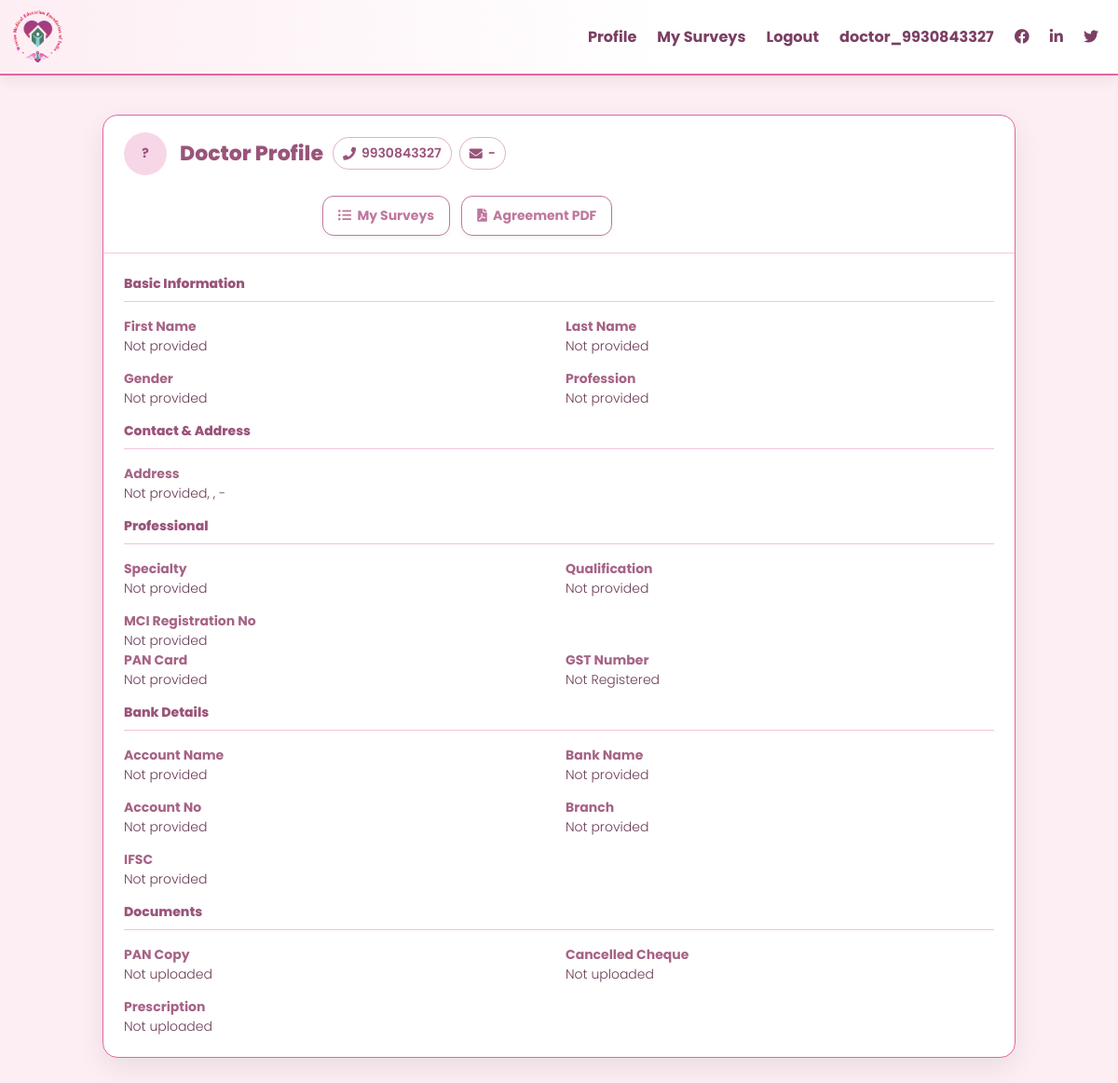
The app's page /doctor_profile/view/ (signed in) with its own data.
### wtestapp/models.py (models this page shows, shortened)
class Doctor(models.Model):
    user = models.OneToOneField(User, on_delete=models.CASCADE)
    mobile = models.CharField(max_length=15, unique=True, blank=True, null=True)
    first_name = models.CharField(max_length=120, blank=True)
    last_name = models.CharField(max_length=120, blank=True)
    email = models.EmailField(blank=True)
    PORTAL_CHOICES = (
        ("CP", "CP"),
        ("GC", "GC"),
    )
    portal_type = models.CharField(max_length=10, choices=PORTAL_CHOICES, blank=True, null=True)
    GENDER_CHOICES = (
        ('Male', 'Male'),
        ('Female', 'Female'),
        ('Other', 'Other'),
    )
    gender = models.CharField(max_length=10, choices=GENDER_CHOICES, blank=True, null=True)
    address = models.TextField(blank=True)
    state = models.CharField(max_length=50, blank=True)
    city = models.CharField(max_length=50, blank=True)
    pincode = models.CharField(max_length=10, blank=True)
    profession = models.CharField(max_length=80, blank=True)
    specialty = models.CharField(max_length=80, blank=False, null=False)
    contact_info = models.CharField(max_length=200, blank=False, null=False)
    degree = models.CharField(max_length=80, blank=True)
    diploma = models.CharField(max_length=80, blank=True)
    pg_degree = models.CharField(max_length=80, blank=True)
    diplomate = models.CharField(max_length=80, blank=True)
    superspeciality = models.CharField(max_length=80, blank=True)
    mci_registration = models.CharField(max_length=80, blank=True)
    pan = models.CharField(max_length=20, blank=True)
    pan_copy = models.FileField(upload_to='documents/', blank=True, null=True)
    cancelled_cheque = models.FileField(upload_to='documents/', blank=True, null=True)
    visiting_card = models.FileField(upload_to='documents/', blank=True, null=True)
    optional_document = models.FileField(upload_to='documents/', blank=True, null=True)
    prescription_name = models.CharField(max_length=150, blank=True)
    prescription_file = models.FileField(upload_to='documents/', blank=True, null=True)
    clinic_name = models.CharField(max_length=120, blank=True)
    qualification = models.CharField(max_length=120, blank=True)
    gst_number = models.CharField(max_length=15, blank=True, null=True)
    has_gst = models.BooleanField(default=False)
    bank_account_name = models.CharField(max_length=120, blank=True, null=True)
    bank_name = models.CharField(max_length=120, blank=True, null=True)
    account_no = models.CharField(max_length=50, blank=True, null=True)
    branch = models.CharField(max_length=100, blank=True, null=True)
    ifsc = models.CharField(max_length=20, blank=True, null=True)
    agreement_accepted = models.BooleanField(default=False)
    agreement_amount = models.PositiveIntegerField(blank=True, null=True)
    created_at = models.DateTimeField(auto_now_add=True)
    updated_at = models.DateTimeField(auto_now=True)

### wtestapp/views.py (the view)
# urls.py: path('doctor_profile/view/', views.doctor_profile_view, name='doctor_profile_view'),
@login_required
def doctor_profile_view(request):
    try:
        doctor = Doctor.objects.get(user=request.user)
    except Doctor.DoesNotExist:
        messages.error(request, "Doctor profile not found. Please complete your profile.")
        return redirect('doctor_profile_edit')
    context = {'doctor': doctor}
    return render(request, 'wtestapp/doctor_profile_view.html', context)

### wtestapp/context_processors.py (called while the page is built)
def doctor_context(request):
    mobile = request.session.get('mobile')
    if mobile:
        try:
            doctor = Doctor.objects.get(mobile=mobile)
            return {'doctor': doctor}
        except Doctor.DoesNotExist:
            return {}
    return {}

### wtestapp/templates/wtestapp/doctor_profile_view.html (shortened to what this page needs)
{% extends 'wtestapp/base.html' %}
{% load static %}
{% block content %}
<div class="profile-wrap">
  <div class="card">
    <div class="header">
    <div class="header-top">
      <div class="header-left">
        <div class="avatar">{{ doctor.first_name|default:doctor.last_name|first|upper|default:"?" }}</div>
        <div class="title-wrap">
          <h2 class="title">Doctor Profile</h2>
          <div class="chips">
            <span class="chip"><i class="fas fa-phone"></i> {{ doctor.mobile|default:"-" }}</span>
            <span class="chip"><i class="fas fa-envelope"></i> {{ doctor.email|default:"-" }}</span>
          </div>
        </div>
      </div>
      <div class="header-right">
        <a href="{% url 'doctor_surveys_list' %}" class="btn-outline"><i class="fas fa-list-ul mr-1"></i> My Surveys</a>
        <a href="{% url 'download_agreement_pdf' %}" class="btn-outline"><i class="fas fa-file-pdf mr-1"></i> Agreement PDF</a>
      </div>
    </div>
  </div>
    <div class="card-body">
      <div class="section-title">Basic Information</div>
      <div class="divider"></div>
      <div class="grid">
        <div>
          <div class="label">First Name</div>
          <div class="value">{{ doctor.first_name|default:"Not provided" }}</div>
        </div>
        <div>
          <div class="label">Last Name</div>
          <div class="value">{{ doctor.last_name|default:"Not provided" }}</div>
        </div>
        <div>
          <div class="label">Gender</div>
          <div class="value">{{ doctor.gender|default:"Not provided" }}</div>
        </div>
        <div>
          <div class="label">Profession</div>
          <div class="value">{{ doctor.profession|default:"Not provided" }}</div>
        </div>
      </div>
      <div class="section-title mt-3">Contact & Address</div>
      <div class="divider"></div>
      <div class="grid">
        <div style="grid-column:1 / span 2;">
          <div class="label">Address</div>
          <div class="value">{{ doctor.address|default:"Not provided" }}, {{ doctor.city|default:"" }}, {{ doctor.state|default:"" }} - {{ doctor.pincode|default:"" }}</div>
        </div>
      </div>
      <div class="section-title mt-3">Professional</div>
      <div class="divider"></div>
      <div class="grid">
        <div>
          <div class="label">Specialty</div>
          <div class="value">{{ doctor.specialty|default:"Not provided" }}</div>
        </div>
        <div>
          <div class="label">Qualification</div>
          <div class="value">{{ doctor.qualification|default:"Not provided" }}</div>
        </div>
        <div>
          <div class="label">MCI Registration No</div>
          <div class="value">{{ doctor.mci_registration|default:"Not provided" }}</div>
        </div>
      </div>
      <div class="grid">
        <div>
          <div class="label">PAN Card</div>
          <div class="value">{{ doctor.pan|default:"Not provided" }}</div>
        </div>
        <div>
          <div class="label">GST Number</div>
          <div class="value">{% if doctor.has_gst %}{{ doctor.gst_number|default:"Not provided" }}{% else %}Not Registered{% endif %}</div>
        </div>
      </div>
      <div class="section-title mt-3">Bank Details</div>
      <div class="divider"></div>
      <div class="grid">
        <div>
          <div class="label">Account Name</div>
          <div class="value">{{ doctor.bank_account_name|default:"Not provided" }}</div>
        </div>
        <div>
          <div class="label">Bank Name</div>
          <div class="value">{{ doctor.bank_name|default:"Not provided" }}</div>
        </div>
        <div>
          <div class="label">Account No</div>
          <div class="value">{{ doctor.account_no|default:"Not provided" }}</div>
        </div>
        <div>
          <div class="label">Branch</div>
          <div class="value">{{ doctor.branch|default:"Not provided" }}</div>
        </div>
        <div>
          <div class="label">IFSC</div>
          <div class="value">{{ doctor.ifsc|default:"Not provided" }}</div>
        </div>
      </div>
      <div class="section-title mt-3">Documents</div>
      <div class="divider"></div>
      <div class="grid">
        <div>
          <div class="label">PAN Copy</div>
          <div class="value">{% if doctor.pan_copy %}<a href="{{ doctor.pan_copy.url }}" target="_blank">View Document</a>{% else %}Not uploaded{% endif %}</div>
        </div>
        <div>
          <div class="label">Cancelled Cheque</div>
          <div class="value">{% if doctor.cancelled_cheque %}<a href="{{ doctor.cancelled_cheque.url }}" target="_blank">View Document</a>{% else %}Not uploaded{% endif %}</div>
        </div>
        <div>
          <div class="label">Prescription</div>
          <div class="value">{% if doctor.prescription_file %}<a href="{{ doctor.prescription_file.url }}" target="_blank">View Document</a>{% else %}Not uploaded{% endif %}</div>
        </div>
      </div>
    </div>
  </div>
</div>
{% endblock %}

### wtestapp/templates/wtestapp/base.html (shortened to what this page needs)
{% load static %}
<!DOCTYPE html>
<html lang="en">
<head>
    <link href="https://stackpath.bootstrapcdn.com/bootstrap/4.5.2/css/bootstrap.min.css" rel="stylesheet">
    <link rel="stylesheet" href="https://cdnjs.cloudflare.com/ajax/libs/font-awesome/5.15.4/css/all.min.css">
    <link rel="stylesheet" href="{% static 'css/style.css' %}">
</head>
<body>
    <nav class="navbar navbar-expand-lg navbar-custom">
        <a class="navbar-brand" href="#">
            <img src="{% static 'images/logo/logo.png'%}" class="d-inline-block align-top" alt="Logo">
        </a>
        <div class="collapse navbar-collapse" id="navbarNav">
            <ul class="navbar-nav ml-auto">
                <li class="nav-item">
                    <a class="nav-link" href="/gc/doctor_profile/">Profile</a>
                </li>
                <li class="nav-item">
                    <a
                      id="mySurveysLink"
                      class="nav-link"
                      href="/gc/doctor/surveys/"
                      data-status-url="/gc/doctor_status/"
                      data-surveys-url="/gc/doctor/surveys/"
                      data-edit-url="/gc/doctor_profile/edit/"
                    >My Surveys</a>
                </li>
                <li class="nav-item">
                    <a class="nav-link" href="{% url 'logout' %}">Logout</a>
                </li>
                <li class="nav-item">
                    {% if request.user.is_authenticated and doctor %}
                    <a class="nav-link" href="#">{{ doctor.user.username }}</a>
                    {% endif %}
                </li>
                <li class="nav-item">
                    <a class="nav-link" href="#"><i class="fab fa-facebook"></i></a>
                </li>
                <li class="nav-item">
                    <a class="nav-link" href="#"><i class="fab fa-linkedin"></i></a>
                </li>
                <li class="nav-item">
                    <a class="nav-link" href="#"><i class="fab fa-twitter"></i></a>
                </li>
            </ul>
        </div>
    </nav>
    <div class="container mt-5">
        {% block content %}{% endblock %}
    </div>
</body>
</html>

### wtestapp/static/css/style.css (style rules this page uses)
* { margin: 0; padding: 0; outline: none !important; }
html, body { color: #898989; font-size: 14px; font-family: 'Poppins', sans-serif; line-height: normal; font-weight: 300; overflow-x: hidden !important; }
a { color: #1f1f1f; text-decoration: none !important; outline: none !important; -webkit-transition: all .3s ease-in-out; -moz-transition: all .3s ease-in-out; -ms-transition: all .3s ease-in-out; -o-transition: all .3s ease-in-out; transition: all .3s ease-in-out; }
h1, h2, h3, h4, h5, h6 { letter-spacing: 0; font-weight: normal; position: relative; padding: 0; font-weight: normal; line-height: normal; color: #1f1f1f; margin: 0 }
a { color: #898989; text-decoration: none; outline: none; }
a, .btn { text-decoration: none !important; outline: none !important; -webkit-transition: all .3s ease-in-out; -moz-transition: all .3s ease-in-out; -ms-transition: all .3s ease-in-out; -o-transition: all .3s ease-in-out; transition: all .3s ease-in-out; }
ul { list-style-type: none; padding: 0px; margin: 0px; }
h2 { font-size: 30px; color: #000; line-height: 20px; font-weight: 700; position: relative; }
.container { width: 1200px; }
i, span { display: inline-block; }

### wtestapp/templates/wtestapp/base.html (style rules this page uses)
:root { --teal:#64c5cb; --purple:#c0769e; --pink:#e664a2; --navbg:#fce6f0; }
.navbar-custom { background: linear-gradient(90deg, #fdeef4 0%, #ffffff 60%); border-bottom: 2px solid var(--pink); box-shadow: 0 6px 14px rgba(0,0,0,.06); }
.navbar-custom .navbar-brand img { height: 56px; width: auto; }
.navbar-custom .nav-link { color:#7b3f63; font-weight: 700; font-size: 1.15rem; padding: .75rem 1.25rem; border-radius: .5rem; transition: all .2s ease; }
.navbar-custom .navbar-nav .nav-item { margin-left: 8px; }
.navbar-custom .navbar-brand { margin-right: 16px; }

### wtestapp/templates/wtestapp/doctor_profile_view.html (style rules this page uses)
:root { --teal:#64c5cb; --purple:#c0769e; --pink:#e664a2; --bg:#fdeef4; --card:#ffffff; }
body { background:var(--bg); }
.profile-wrap { max-width: 980px; margin: 28px auto; }
.card { background:var(--card); border:1px solid var(--pink); border-radius:16px; box-shadow:0 10px 30px rgba(0,0,0,.08); }
.card-body { padding: 22px 22px; }
.header { display:flex; align-items:center; justify-content:space-between; padding: 18px 22px; border-bottom:1px solid #f7c8dc; }
.header-top { display:flex; align-items:center; justify-content:space-between; gap:16px; flex-wrap:wrap; }
.header-left { display:flex; align-items:center; gap:14px; flex-wrap:wrap; min-width: 0; }
.header-right { display:flex; gap:12px; flex-wrap:wrap; width:100%; justify-content:center; margin-left:0; padding-top:6px; }
.avatar { width:46px; height:46px; border-radius:50%; background:#f7d7e7; color:#9a547a; display:flex; align-items:center; justify-content:center; font-weight:700; flex:0 0 auto; }
.title-wrap { display:flex; align-items:center; gap:10px; flex-wrap:wrap; }
.title { font-size:22px; font-weight:800; color:#9a547a; margin:0; }
.chips { display:flex; align-items:center; gap:8px; flex-wrap:wrap; }
.chip { display:inline-flex; align-items:center; gap:6px; border:1px solid #e0b0c8; color:#9a547a; padding:6px 10px; border-radius:999px; font-weight:600; background:#fff; }
.btn-outline { border:1px solid #c0769e; color:#c0769e; background:#fff; padding:10px 16px; border-radius:12px; font-weight:700; box-shadow:0 2px 6px rgba(0,0,0,.05); }
.section-title { font-weight:800; color:#9a547a; }
.divider { height:1px; background:#f2c3db; margin:8px 0 16px; }
.grid { display:grid; grid-template-columns: repeat(2, minmax(0,1fr)); gap:14px; }
.label { font-weight:700; color:#a66386; }
.value { color:#6b3c57; }

### records on screen
Doctor: user.username "doctor_9930843327", first_name|first "?", mobile "9930843327", email "-", first_name "Not provided", last_name "Not provided", gender "Not provided", profession "Not provided", address "Not provided", specialty "Not provided", qualification "Not provided", mci_registration "Not provided", pan "Not provided", bank_account_name "Not provided", bank_name "Not provided", account_no "Not provided", branch "Not provided", ifsc "Not provided"
